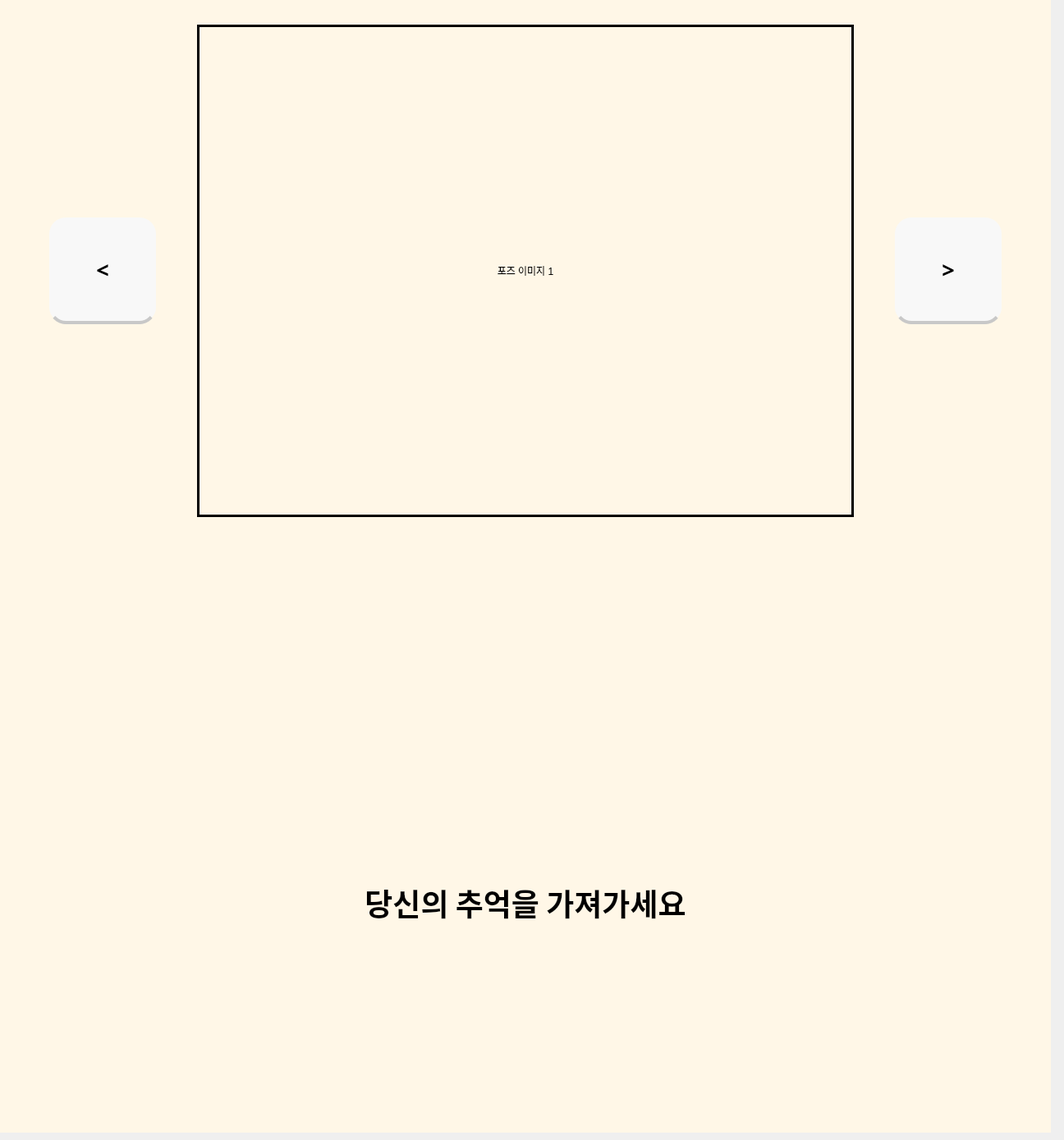
<?xml version="1.0" encoding="UTF-8"?>
<ui version="4.0">
 <class>MainWindow</class>
 <widget class="QMainWindow" name="MainWindow">
  <property name="geometry">
   <rect>
    <x>0</x>
    <y>0</y>
    <width>1296</width>
    <height>1389</height>
   </rect>
  </property>
  <property name="windowTitle">
   <string>MainWindow</string>
  </property>
  <widget class="QWidget" name="centralwidget">
   <widget class="QStackedWidget" name="stack">
    <property name="geometry">
     <rect>
      <x>0</x>
      <y>660</y>
      <width>1280</width>
      <height>720</height>
     </rect>
    </property>
    <property name="sizePolicy">
     <sizepolicy hsizetype="Fixed" vsizetype="Fixed">
      <horstretch>0</horstretch>
      <verstretch>0</verstretch>
     </sizepolicy>
    </property>
    <property name="styleSheet">
     <string notr="true">background-color : #FFF7E7</string>
    </property>
    <property name="currentIndex">
     <number>6</number>
    </property>
    <widget class="QWidget" name="InitPage">
     <widget class="QLabel" name="label">
      <property name="geometry">
       <rect>
        <x>4</x>
        <y>330</y>
        <width>1271</width>
        <height>60</height>
       </rect>
      </property>
      <property name="font">
       <font>
        <family>Leferi Base Type</family>
        <weight>75</weight>
        <bold>true</bold>
       </font>
      </property>
      <property name="layoutDirection">
       <enum>Qt::LeftToRight</enum>
      </property>
      <property name="styleSheet">
       <string notr="true">color : #000000</string>
      </property>
      <property name="text">
       <string>&lt;html&gt;&lt;head/&gt;&lt;body&gt;&lt;p align=&quot;center&quot;&gt;&lt;span style=&quot; font-size:16pt; font-weight:600;&quot;&gt;터치하여 PhoRest를 시작해 보세요&lt;/span&gt;&lt;/p&gt;&lt;/body&gt;&lt;/html&gt;</string>
      </property>
      <property name="alignment">
       <set>Qt::AlignCenter</set>
      </property>
     </widget>
    </widget>
    <widget class="QWidget" name="ChoosePeoplePage">
     <widget class="QLabel" name="label_3">
      <property name="geometry">
       <rect>
        <x>220</x>
        <y>20</y>
        <width>840</width>
        <height>100</height>
       </rect>
      </property>
      <property name="font">
       <font>
        <family>Leferi Point Type Special</family>
        <weight>50</weight>
        <bold>false</bold>
       </font>
      </property>
      <property name="text">
       <string>&lt;html&gt;&lt;head/&gt;&lt;body&gt;&lt;p align=&quot;center&quot;&gt;&lt;span style=&quot; font-size:26pt; font-weight:400;&quot;&gt;촬영할 인원수를 선택해주세요&lt;/span&gt;&lt;/p&gt;&lt;/body&gt;&lt;/html&gt;</string>
      </property>
     </widget>
     <widget class="QPushButton" name="NextBtn">
      <property name="geometry">
       <rect>
        <x>1070</x>
        <y>40</y>
        <width>160</width>
        <height>100</height>
       </rect>
      </property>
      <property name="font">
       <font>
        <family>Leferi Point Type Special</family>
        <pointsize>20</pointsize>
        <weight>50</weight>
        <bold>false</bold>
       </font>
      </property>
      <property name="styleSheet">
       <string notr="true">QPushButton{
	color: black;
    background-color: #F8F8F8		;
    padding: 12px;
    border-bottom: 4px solid #c8c8c8;
	border-radius: 20%;
}</string>
      </property>
      <property name="text">
       <string>다음</string>
      </property>
     </widget>
     <widget class="QWidget" name="gridLayoutWidget">
      <property name="geometry">
       <rect>
        <x>10</x>
        <y>170</y>
        <width>1261</width>
        <height>521</height>
       </rect>
      </property>
      <layout class="QGridLayout" name="gridLayout">
       <property name="leftMargin">
        <number>50</number>
       </property>
       <property name="topMargin">
        <number>20</number>
       </property>
       <property name="rightMargin">
        <number>50</number>
       </property>
       <property name="bottomMargin">
        <number>20</number>
       </property>
       <property name="horizontalSpacing">
        <number>100</number>
       </property>
       <property name="verticalSpacing">
        <number>50</number>
       </property>
       <item row="0" column="2">
        <widget class="QPushButton" name="Btn3">
         <property name="sizePolicy">
          <sizepolicy hsizetype="Preferred" vsizetype="Preferred">
           <horstretch>0</horstretch>
           <verstretch>0</verstretch>
          </sizepolicy>
         </property>
         <property name="font">
          <font>
           <family>Leferi Base Type Bold</family>
           <pointsize>36</pointsize>
           <weight>75</weight>
           <bold>true</bold>
          </font>
         </property>
         <property name="styleSheet">
          <string notr="true">QPushButton{
	color: black;
    background-color: #F8F8F8		;
    padding: 12px;
    border-bottom: 4px solid #c8c8c8;
	border-radius: 50%;
}</string>
         </property>
         <property name="text">
          <string>3명</string>
         </property>
        </widget>
       </item>
       <item row="0" column="0">
        <widget class="QPushButton" name="Btn1">
         <property name="enabled">
          <bool>true</bool>
         </property>
         <property name="sizePolicy">
          <sizepolicy hsizetype="Preferred" vsizetype="Preferred">
           <horstretch>0</horstretch>
           <verstretch>0</verstretch>
          </sizepolicy>
         </property>
         <property name="font">
          <font>
           <family>Leferi Base Type Bold</family>
           <pointsize>36</pointsize>
           <weight>75</weight>
           <bold>true</bold>
          </font>
         </property>
         <property name="contextMenuPolicy">
          <enum>Qt::DefaultContextMenu</enum>
         </property>
         <property name="styleSheet">
          <string notr="true">QPushButton{
	color: black;
    background-color: #F8F8F8		;
    padding: 12px;
    border-bottom: 4px solid #c8c8c8;
	border-radius: 50%;
}</string>
         </property>
         <property name="text">
          <string>1명</string>
         </property>
        </widget>
       </item>
       <item row="0" column="1">
        <widget class="QPushButton" name="Btn2">
         <property name="sizePolicy">
          <sizepolicy hsizetype="Preferred" vsizetype="Preferred">
           <horstretch>0</horstretch>
           <verstretch>0</verstretch>
          </sizepolicy>
         </property>
         <property name="font">
          <font>
           <family>Leferi Base Type Bold</family>
           <pointsize>36</pointsize>
           <weight>75</weight>
           <bold>true</bold>
          </font>
         </property>
         <property name="styleSheet">
          <string notr="true">QPushButton{
	color: black;
    background-color: #F8F8F8		;
    padding: 12px;
    border-bottom: 4px solid #c8c8c8;
	border-radius: 50%;
}</string>
         </property>
         <property name="text">
          <string>2명</string>
         </property>
        </widget>
       </item>
       <item row="1" column="2">
        <widget class="QPushButton" name="Btn6">
         <property name="sizePolicy">
          <sizepolicy hsizetype="Preferred" vsizetype="Preferred">
           <horstretch>0</horstretch>
           <verstretch>0</verstretch>
          </sizepolicy>
         </property>
         <property name="font">
          <font>
           <family>Leferi Base Type Bold</family>
           <pointsize>36</pointsize>
           <weight>75</weight>
           <bold>true</bold>
          </font>
         </property>
         <property name="styleSheet">
          <string notr="true">QPushButton{
	color: black;
    background-color: #F8F8F8		;
    padding: 12px;
    border-bottom: 4px solid #c8c8c8;
	border-radius: 50%;
}</string>
         </property>
         <property name="text">
          <string>6명</string>
         </property>
        </widget>
       </item>
       <item row="1" column="1">
        <widget class="QPushButton" name="Btn5">
         <property name="sizePolicy">
          <sizepolicy hsizetype="Preferred" vsizetype="Preferred">
           <horstretch>0</horstretch>
           <verstretch>0</verstretch>
          </sizepolicy>
         </property>
         <property name="font">
          <font>
           <family>Leferi Base Type Bold</family>
           <pointsize>36</pointsize>
           <weight>75</weight>
           <bold>true</bold>
          </font>
         </property>
         <property name="styleSheet">
          <string notr="true">QPushButton{
	color: black;
    background-color: #F8F8F8		;
    padding: 12px;
    border-bottom: 4px solid #c8c8c8;
	border-radius: 50%;
}</string>
         </property>
         <property name="text">
          <string>5명</string>
         </property>
        </widget>
       </item>
       <item row="1" column="0">
        <widget class="QPushButton" name="Btn4">
         <property name="sizePolicy">
          <sizepolicy hsizetype="Preferred" vsizetype="Preferred">
           <horstretch>0</horstretch>
           <verstretch>0</verstretch>
          </sizepolicy>
         </property>
         <property name="font">
          <font>
           <family>Leferi Base Type Bold</family>
           <pointsize>36</pointsize>
           <weight>75</weight>
           <bold>true</bold>
          </font>
         </property>
         <property name="styleSheet">
          <string notr="true">QPushButton{
	color: black;
    background-color: #F8F8F8		;
    padding: 12px;
    border-bottom: 4px solid #c8c8c8;
	border-radius: 50%;
}</string>
         </property>
         <property name="text">
          <string>4명</string>
         </property>
        </widget>
       </item>
      </layout>
     </widget>
     <widget class="QLabel" name="label_7">
      <property name="geometry">
       <rect>
        <x>220</x>
        <y>110</y>
        <width>831</width>
        <height>41</height>
       </rect>
      </property>
      <property name="font">
       <font>
        <family>Leferi Point Type Special</family>
        <pointsize>16</pointsize>
        <weight>50</weight>
        <bold>false</bold>
       </font>
      </property>
      <property name="text">
       <string>&lt;html&gt;&lt;head/&gt;&lt;body&gt;&lt;p align=&quot;center&quot;&gt;&lt;span style=&quot; font-size:14pt;&quot;&gt;버튼을 클릭하면 위쪽 화면에 추천 포즈가 나타납니다&lt;/span&gt;&lt;/p&gt;&lt;/body&gt;&lt;/html&gt;</string>
      </property>
     </widget>
    </widget>
    <widget class="QWidget" name="ShotPage">
     <widget class="QPushButton" name="Btn_Already">
      <property name="geometry">
       <rect>
        <x>410</x>
        <y>260</y>
        <width>460</width>
        <height>200</height>
       </rect>
      </property>
      <property name="font">
       <font>
        <family>Leferi Base Type Bold</family>
        <pointsize>24</pointsize>
        <weight>75</weight>
        <bold>true</bold>
       </font>
      </property>
      <property name="autoFillBackground">
       <bool>false</bool>
      </property>
      <property name="styleSheet">
       <string notr="true">QPushButton{
	color: black;
    background-color: #F8F8F8		;
    padding: 12px;
    border-radius: 4px;
    border-bottom: 4px solid #c8c8c8;
	border-radius: 20px;
}</string>
      </property>
      <property name="text">
       <string>촬영 시작</string>
      </property>
      <property name="autoDefault">
       <bool>false</bool>
      </property>
      <property name="default">
       <bool>false</bool>
      </property>
      <property name="flat">
       <bool>false</bool>
      </property>
     </widget>
     <widget class="QPushButton" name="Btn_Back_2">
      <property name="geometry">
       <rect>
        <x>40</x>
        <y>40</y>
        <width>160</width>
        <height>100</height>
       </rect>
      </property>
      <property name="font">
       <font>
        <family>Leferi Base Type Bold</family>
        <pointsize>14</pointsize>
        <weight>75</weight>
        <bold>true</bold>
       </font>
      </property>
      <property name="styleSheet">
       <string notr="true">QPushButton{
	color: black;
    background-color: #F8F8F8		;
    padding: 12px;
    border-radius: 4px;
    border-bottom: 4px solid #c8c8c8;
	border-radius: 20px;
}</string>
      </property>
      <property name="text">
       <string>뒤로</string>
      </property>
     </widget>
    </widget>
    <widget class="QWidget" name="PhotoPage">
     <widget class="QWidget" name="gridLayoutWidget_3">
      <property name="geometry">
       <rect>
        <x>40</x>
        <y>160</y>
        <width>1201</width>
        <height>541</height>
       </rect>
      </property>
      <layout class="QGridLayout" name="gridLayout_3">
       <property name="leftMargin">
        <number>85</number>
       </property>
       <property name="topMargin">
        <number>25</number>
       </property>
       <property name="rightMargin">
        <number>85</number>
       </property>
       <property name="bottomMargin">
        <number>25</number>
       </property>
       <property name="horizontalSpacing">
        <number>142</number>
       </property>
       <property name="verticalSpacing">
        <number>32</number>
       </property>
       <item row="1" column="0">
        <widget class="QLabel" name="Photo3">
         <property name="font">
          <font>
           <family>Leferi Base Type Bold</family>
           <pointsize>72</pointsize>
           <weight>75</weight>
           <bold>true</bold>
          </font>
         </property>
         <property name="styleSheet">
          <string notr="true">QLabel{
	border : 3px double #000000;
}</string>
         </property>
         <property name="text">
          <string>3</string>
         </property>
         <property name="alignment">
          <set>Qt::AlignCenter</set>
         </property>
        </widget>
       </item>
       <item row="0" column="0">
        <widget class="QLabel" name="Photo1">
         <property name="font">
          <font>
           <family>Leferi Base Type Bold</family>
           <pointsize>72</pointsize>
           <weight>75</weight>
           <bold>true</bold>
          </font>
         </property>
         <property name="styleSheet">
          <string notr="true">QLabel{
	border : 3px double #000000;
}</string>
         </property>
         <property name="text">
          <string>1</string>
         </property>
         <property name="alignment">
          <set>Qt::AlignCenter</set>
         </property>
        </widget>
       </item>
       <item row="0" column="1">
        <widget class="QLabel" name="Photo2">
         <property name="font">
          <font>
           <family>Leferi Base Type Bold</family>
           <pointsize>72</pointsize>
           <weight>75</weight>
           <bold>true</bold>
          </font>
         </property>
         <property name="styleSheet">
          <string notr="true">QLabel{
	border : 3px double #000000;
}</string>
         </property>
         <property name="text">
          <string>2</string>
         </property>
         <property name="alignment">
          <set>Qt::AlignCenter</set>
         </property>
        </widget>
       </item>
       <item row="1" column="1">
        <widget class="QLabel" name="Photo4">
         <property name="font">
          <font>
           <family>Leferi Base Type Bold</family>
           <pointsize>72</pointsize>
           <weight>75</weight>
           <bold>true</bold>
          </font>
         </property>
         <property name="styleSheet">
          <string notr="true">QLabel{
	border : 3px double #000000;
}</string>
         </property>
         <property name="text">
          <string>4</string>
         </property>
         <property name="alignment">
          <set>Qt::AlignCenter</set>
         </property>
        </widget>
       </item>
      </layout>
     </widget>
     <widget class="QPushButton" name="NextBtn_3">
      <property name="geometry">
       <rect>
        <x>1070</x>
        <y>40</y>
        <width>160</width>
        <height>100</height>
       </rect>
      </property>
      <property name="font">
       <font>
        <family>Leferi Base Type Bold</family>
        <pointsize>20</pointsize>
        <weight>75</weight>
        <bold>true</bold>
       </font>
      </property>
      <property name="styleSheet">
       <string notr="true">QPushButton{
	color: black;
    background-color: #F8F8F8		;
    padding: 12px;
    border-radius: 4px;
    border-bottom: 4px solid #c8c8c8;
	border-radius: 20px;
}</string>
      </property>
      <property name="text">
       <string>&gt;</string>
      </property>
     </widget>
     <widget class="QLabel" name="label_2">
      <property name="geometry">
       <rect>
        <x>40</x>
        <y>160</y>
        <width>1200</width>
        <height>540</height>
       </rect>
      </property>
      <property name="styleSheet">
       <string notr="true">QLabel{
	border : 3px solid black;
}</string>
      </property>
      <property name="text">
       <string/>
      </property>
     </widget>
     <zorder>label_2</zorder>
     <zorder>gridLayoutWidget_3</zorder>
     <zorder>NextBtn_3</zorder>
    </widget>
    <widget class="QWidget" name="ChooseFramePage">
     <widget class="QLabel" name="label_5">
      <property name="geometry">
       <rect>
        <x>220</x>
        <y>40</y>
        <width>840</width>
        <height>100</height>
       </rect>
      </property>
      <property name="font">
       <font>
        <family>Leferi Point Type Special</family>
        <weight>50</weight>
        <bold>false</bold>
       </font>
      </property>
      <property name="text">
       <string>&lt;html&gt;&lt;head/&gt;&lt;body&gt;&lt;p align=&quot;center&quot;&gt;&lt;span style=&quot; font-size:26pt;&quot;&gt;사용할 프레임을 선택해주세요&lt;/span&gt;&lt;/p&gt;&lt;/body&gt;&lt;/html&gt;</string>
      </property>
     </widget>
     <widget class="QPushButton" name="PrintBtn">
      <property name="geometry">
       <rect>
        <x>1070</x>
        <y>40</y>
        <width>160</width>
        <height>100</height>
       </rect>
      </property>
      <property name="font">
       <font>
        <family>Leferi Base Type Bold</family>
        <pointsize>20</pointsize>
        <weight>75</weight>
        <bold>true</bold>
       </font>
      </property>
      <property name="styleSheet">
       <string notr="true">QPushButton{
	color: black;
    background-color: #F8F8F8		;
    padding: 12px;
    border-radius: 4px;
    border-bottom: 4px solid #c8c8c8;
	border-radius: 20px;
}</string>
      </property>
      <property name="text">
       <string>다음</string>
      </property>
     </widget>
     <widget class="QPushButton" name="ApplyBtn">
      <property name="geometry">
       <rect>
        <x>1120</x>
        <y>570</y>
        <width>140</width>
        <height>80</height>
       </rect>
      </property>
      <property name="font">
       <font>
        <family>Leferi Base Type Bold</family>
        <pointsize>16</pointsize>
        <weight>75</weight>
        <bold>true</bold>
       </font>
      </property>
      <property name="styleSheet">
       <string notr="true">QPushButton{
	color: black;
    background-color: #F8F8F8		;
    padding: 12px;
    border-radius: 4px;
    border-bottom: 4px solid #c8c8c8;
	border-radius: 20px;
}</string>
      </property>
      <property name="text">
       <string>적용</string>
      </property>
     </widget>
     <widget class="QLineEdit" name="Frame_Id">
      <property name="geometry">
       <rect>
        <x>850</x>
        <y>570</y>
        <width>250</width>
        <height>80</height>
       </rect>
      </property>
      <property name="font">
       <font>
        <family>Leferi Base Type</family>
        <pointsize>20</pointsize>
        <weight>75</weight>
        <bold>true</bold>
       </font>
      </property>
      <property name="styleSheet">
       <string notr="true"/>
      </property>
      <property name="text">
       <string/>
      </property>
      <property name="alignment">
       <set>Qt::AlignCenter</set>
      </property>
     </widget>
     <widget class="QPushButton" name="Basic_Frame_1">
      <property name="geometry">
       <rect>
        <x>110</x>
        <y>170</y>
        <width>300</width>
        <height>80</height>
       </rect>
      </property>
      <property name="styleSheet">
       <string notr="true">background-color : #FFFFFF</string>
      </property>
      <property name="text">
       <string/>
      </property>
     </widget>
     <widget class="QPushButton" name="Basic_Frame_2">
      <property name="geometry">
       <rect>
        <x>110</x>
        <y>310</y>
        <width>300</width>
        <height>80</height>
       </rect>
      </property>
      <property name="styleSheet">
       <string notr="true">background-color : #DEFF99</string>
      </property>
      <property name="text">
       <string/>
      </property>
     </widget>
     <widget class="QPushButton" name="Basic_Frame_3">
      <property name="geometry">
       <rect>
        <x>110</x>
        <y>450</y>
        <width>300</width>
        <height>80</height>
       </rect>
      </property>
      <property name="styleSheet">
       <string notr="true">background-color : #BDD0FF	</string>
      </property>
      <property name="text">
       <string/>
      </property>
     </widget>
     <widget class="QPushButton" name="Basic_Frame_4">
      <property name="geometry">
       <rect>
        <x>110</x>
        <y>580</y>
        <width>300</width>
        <height>80</height>
       </rect>
      </property>
      <property name="styleSheet">
       <string notr="true">background-color : #B871FF</string>
      </property>
      <property name="text">
       <string/>
      </property>
     </widget>
     <widget class="QPushButton" name="Basic_Frame_5">
      <property name="geometry">
       <rect>
        <x>470</x>
        <y>170</y>
        <width>300</width>
        <height>80</height>
       </rect>
      </property>
      <property name="styleSheet">
       <string notr="true">background-color : #000000
</string>
      </property>
      <property name="text">
       <string/>
      </property>
     </widget>
     <widget class="QPushButton" name="Basic_Frame_6">
      <property name="geometry">
       <rect>
        <x>470</x>
        <y>310</y>
        <width>300</width>
        <height>80</height>
       </rect>
      </property>
      <property name="styleSheet">
       <string notr="true">border-image:url('./BasicFrame/stripe.jpg')</string>
      </property>
      <property name="text">
       <string/>
      </property>
     </widget>
     <widget class="QPushButton" name="Basic_Frame_7">
      <property name="geometry">
       <rect>
        <x>470</x>
        <y>450</y>
        <width>300</width>
        <height>80</height>
       </rect>
      </property>
      <property name="styleSheet">
       <string notr="true">border-image:url('./BasicFrame/ddangddang.png')</string>
      </property>
      <property name="text">
       <string/>
      </property>
     </widget>
     <widget class="QPushButton" name="Basic_Frame_8">
      <property name="geometry">
       <rect>
        <x>470</x>
        <y>570</y>
        <width>300</width>
        <height>80</height>
       </rect>
      </property>
      <property name="styleSheet">
       <string notr="true">background-color : #84FFF8
</string>
      </property>
      <property name="text">
       <string/>
      </property>
     </widget>
     <widget class="QLabel" name="label_6">
      <property name="geometry">
       <rect>
        <x>859</x>
        <y>160</y>
        <width>391</width>
        <height>61</height>
       </rect>
      </property>
      <property name="font">
       <font>
        <family>Leferi Point Type Special</family>
        <weight>50</weight>
        <bold>false</bold>
       </font>
      </property>
      <property name="text">
       <string>&lt;html&gt;&lt;head/&gt;&lt;body&gt;&lt;p align=&quot;center&quot;&gt;&lt;span style=&quot; font-size:12pt;&quot;&gt;더 많은 프레임 적용하기&lt;/span&gt;&lt;/p&gt;&lt;/body&gt;&lt;/html&gt;</string>
      </property>
     </widget>
     <widget class="QLabel" name="label_4">
      <property name="geometry">
       <rect>
        <x>940</x>
        <y>240</y>
        <width>250</width>
        <height>250</height>
       </rect>
      </property>
      <property name="styleSheet">
       <string notr="true">border-image:url('./QR_Dummy.png')</string>
      </property>
      <property name="text">
       <string/>
      </property>
     </widget>
     <widget class="QLabel" name="label_8">
      <property name="geometry">
       <rect>
        <x>849</x>
        <y>500</y>
        <width>401</width>
        <height>61</height>
       </rect>
      </property>
      <property name="font">
       <font>
        <family>Leferi Point Type Special</family>
        <weight>50</weight>
        <bold>false</bold>
       </font>
      </property>
      <property name="text">
       <string>&lt;html&gt;&lt;head/&gt;&lt;body&gt;&lt;p align=&quot;center&quot;&gt;&lt;span style=&quot; font-size:8pt;&quot;&gt;프레임 번호를 입력 후 적용 버튼을 눌러주세요&lt;/span&gt;&lt;/p&gt;&lt;/body&gt;&lt;/html&gt;</string>
      </property>
     </widget>
    </widget>
    <widget class="QWidget" name="PrintingPage">
     <widget class="QLabel" name="label_10">
      <property name="geometry">
       <rect>
        <x>250</x>
        <y>270</y>
        <width>691</width>
        <height>161</height>
       </rect>
      </property>
      <property name="text">
       <string>&lt;html&gt;&lt;head/&gt;&lt;body&gt;&lt;p align=&quot;center&quot;&gt;이 화면 건너 뛰네;;&lt;/p&gt;&lt;/body&gt;&lt;/html&gt;</string>
      </property>
     </widget>
    </widget>
    <widget class="QWidget" name="DonePrinting">
     <widget class="QLabel" name="label_11">
      <property name="geometry">
       <rect>
        <x>0</x>
        <y>350</y>
        <width>1280</width>
        <height>180</height>
       </rect>
      </property>
      <property name="font">
       <font>
        <family>Leferi Base Type Bold</family>
        <weight>75</weight>
        <bold>true</bold>
       </font>
      </property>
      <property name="text">
       <string>&lt;html&gt;&lt;head/&gt;&lt;body&gt;&lt;p align=&quot;center&quot;&gt;&lt;span style=&quot; font-size:28pt;&quot;&gt;당신의 추억을 가져가세요&lt;/span&gt;&lt;/p&gt;&lt;/body&gt;&lt;/html&gt;</string>
      </property>
     </widget>
     <widget class="QLabel" name="LogoImg_2">
      <property name="geometry">
       <rect>
        <x>540</x>
        <y>160</y>
        <width>200</width>
        <height>200</height>
       </rect>
      </property>
      <property name="styleSheet">
       <string notr="true">border-image:url('./logo.png')</string>
      </property>
      <property name="text">
       <string/>
      </property>
      <property name="alignment">
       <set>Qt::AlignCenter</set>
      </property>
     </widget>
    </widget>
   </widget>
   <widget class="QStackedWidget" name="TopStack">
    <property name="geometry">
     <rect>
      <x>0</x>
      <y>0</y>
      <width>1280</width>
      <height>660</height>
     </rect>
    </property>
    <property name="sizePolicy">
     <sizepolicy hsizetype="Fixed" vsizetype="Fixed">
      <horstretch>0</horstretch>
      <verstretch>0</verstretch>
     </sizepolicy>
    </property>
    <property name="styleSheet">
     <string notr="true">background-color : #FFF7E7</string>
    </property>
    <property name="currentIndex">
     <number>1</number>
    </property>
    <widget class="QWidget" name="LogoPage">
     <widget class="QLabel" name="LogoImg">
      <property name="geometry">
       <rect>
        <x>540</x>
        <y>230</y>
        <width>200</width>
        <height>200</height>
       </rect>
      </property>
      <property name="styleSheet">
       <string notr="true">border-image:url('./logo.png')</string>
      </property>
      <property name="text">
       <string/>
      </property>
      <property name="alignment">
       <set>Qt::AlignCenter</set>
      </property>
     </widget>
    </widget>
    <widget class="QWidget" name="RecommandPosePage">
     <widget class="QPushButton" name="LeftBtn">
      <property name="geometry">
       <rect>
        <x>60</x>
        <y>265</y>
        <width>130</width>
        <height>130</height>
       </rect>
      </property>
      <property name="font">
       <font>
        <family>Leferi Base Type Bold</family>
        <pointsize>20</pointsize>
        <weight>75</weight>
        <bold>true</bold>
       </font>
      </property>
      <property name="styleSheet">
       <string notr="true">QPushButton{
	color: black;
    background-color: #F8F8F8		;
    padding: 12px;
    border-bottom: 4px solid #c8c8c8;
	border-radius: 20%;
}</string>
      </property>
      <property name="text">
       <string>&lt;</string>
      </property>
     </widget>
     <widget class="QPushButton" name="RightBtn">
      <property name="geometry">
       <rect>
        <x>1090</x>
        <y>265</y>
        <width>130</width>
        <height>130</height>
       </rect>
      </property>
      <property name="font">
       <font>
        <family>Leferi Base Type Bold</family>
        <pointsize>20</pointsize>
        <weight>75</weight>
        <bold>true</bold>
       </font>
      </property>
      <property name="styleSheet">
       <string notr="true">QPushButton{
	color: black;
    background-color: #F8F8F8		;
    padding: 12px;
    border-bottom: 4px solid #c8c8c8;
	border-radius: 20%;
}</string>
      </property>
      <property name="text">
       <string>&gt;</string>
      </property>
     </widget>
     <widget class="QStackedWidget" name="PoseStack">
      <property name="geometry">
       <rect>
        <x>200</x>
        <y>10</y>
        <width>880</width>
        <height>640</height>
       </rect>
      </property>
      <property name="currentIndex">
       <number>0</number>
      </property>
      <widget class="QWidget" name="page1">
       <widget class="QLabel" name="PoseImg_1">
        <property name="geometry">
         <rect>
          <x>40</x>
          <y>20</y>
          <width>800</width>
          <height>600</height>
         </rect>
        </property>
        <property name="styleSheet">
         <string notr="true">QLabel{
	border : 3px solid black;
}</string>
        </property>
        <property name="text">
         <string>포즈 이미지 1</string>
        </property>
        <property name="alignment">
         <set>Qt::AlignCenter</set>
        </property>
       </widget>
      </widget>
      <widget class="QWidget" name="page2">
       <widget class="QLabel" name="PoseImg_2">
        <property name="geometry">
         <rect>
          <x>40</x>
          <y>20</y>
          <width>800</width>
          <height>600</height>
         </rect>
        </property>
        <property name="styleSheet">
         <string notr="true">QLabel{
	border : 3px solid black;
}</string>
        </property>
        <property name="text">
         <string>포즈 이미지 2</string>
        </property>
        <property name="alignment">
         <set>Qt::AlignCenter</set>
        </property>
       </widget>
      </widget>
      <widget class="QWidget" name="page3">
       <widget class="QLabel" name="PoseImg_3">
        <property name="geometry">
         <rect>
          <x>40</x>
          <y>20</y>
          <width>800</width>
          <height>600</height>
         </rect>
        </property>
        <property name="styleSheet">
         <string notr="true">QLabel{
	border : 3px solid black;
}</string>
        </property>
        <property name="text">
         <string>포즈 이미지 3</string>
        </property>
        <property name="alignment">
         <set>Qt::AlignCenter</set>
        </property>
       </widget>
      </widget>
      <widget class="QWidget" name="page4">
       <widget class="QLabel" name="PoseImg_4">
        <property name="geometry">
         <rect>
          <x>40</x>
          <y>20</y>
          <width>800</width>
          <height>600</height>
         </rect>
        </property>
        <property name="styleSheet">
         <string notr="true">QLabel{
	border : 3px solid black;
}</string>
        </property>
        <property name="text">
         <string>포즈 이미지 4</string>
        </property>
        <property name="alignment">
         <set>Qt::AlignCenter</set>
        </property>
       </widget>
      </widget>
      <widget class="QWidget" name="page5">
       <widget class="QLabel" name="PoseImg_5">
        <property name="geometry">
         <rect>
          <x>40</x>
          <y>20</y>
          <width>800</width>
          <height>600</height>
         </rect>
        </property>
        <property name="styleSheet">
         <string notr="true">QLabel{
	border : 3px solid black;
}</string>
        </property>
        <property name="text">
         <string>포즈 이미지 5</string>
        </property>
        <property name="alignment">
         <set>Qt::AlignCenter</set>
        </property>
       </widget>
      </widget>
     </widget>
    </widget>
    <widget class="QWidget" name="ShotPage_Top">
     <widget class="QLabel" name="Label_Camera">
      <property name="geometry">
       <rect>
        <x>240</x>
        <y>30</y>
        <width>800</width>
        <height>600</height>
       </rect>
      </property>
      <property name="styleSheet">
       <string notr="true">QLabel{
	border : 3px solid black;
}</string>
      </property>
      <property name="text">
       <string>카메라 화면 띄워줄 공간</string>
      </property>
      <property name="alignment">
       <set>Qt::AlignCenter</set>
      </property>
     </widget>
     <widget class="QLabel" name="Label_Timer">
      <property name="geometry">
       <rect>
        <x>30</x>
        <y>40</y>
        <width>161</width>
        <height>201</height>
       </rect>
      </property>
      <property name="font">
       <font>
        <family>Leferi Base Type Bold</family>
        <pointsize>36</pointsize>
        <weight>75</weight>
        <bold>true</bold>
       </font>
      </property>
      <property name="text">
       <string>&lt;html&gt;&lt;head/&gt;&lt;body&gt;&lt;p align=&quot;center&quot;&gt;&lt;span style=&quot; font-size:48pt; font-weight:600;&quot;&gt;15&lt;/span&gt;&lt;/p&gt;&lt;/body&gt;&lt;/html&gt;</string>
      </property>
      <property name="alignment">
       <set>Qt::AlignCenter</set>
      </property>
     </widget>
    </widget>
    <widget class="QWidget" name="CheckPhoto">
     <widget class="QLabel" name="Top_Big_Photo">
      <property name="geometry">
       <rect>
        <x>240</x>
        <y>30</y>
        <width>800</width>
        <height>600</height>
       </rect>
      </property>
      <property name="styleSheet">
       <string notr="true">QLabel{
	border : 3px solid black;
}</string>
      </property>
      <property name="text">
       <string>이미지 크게 보여줄 공간</string>
      </property>
      <property name="alignment">
       <set>Qt::AlignCenter</set>
      </property>
     </widget>
    </widget>
    <widget class="QWidget" name="SuccessPage">
     <widget class="QLabel" name="PhotoPlusFrame">
      <property name="geometry">
       <rect>
        <x>200</x>
        <y>30</y>
        <width>900</width>
        <height>600</height>
       </rect>
      </property>
      <property name="contextMenuPolicy">
       <enum>Qt::DefaultContextMenu</enum>
      </property>
      <property name="styleSheet">
       <string notr="true">QLabel{
	border : 3px solid black;
}</string>
      </property>
      <property name="text">
       <string>프레임 적용 이미지를 띄워줄 예정</string>
      </property>
      <property name="alignment">
       <set>Qt::AlignCenter</set>
      </property>
     </widget>
    </widget>
   </widget>
  </widget>
 </widget>
 <resources/>
 <connections>
  <connection>
   <sender>NextBtn</sender>
   <signal>clicked()</signal>
   <receiver>MainWindow</receiver>
   <slot>NextBottomButton_to_2()</slot>
   <hints>
    <hint type="sourcelabel">
     <x>1140</x>
     <y>700</y>
    </hint>
    <hint type="destinationlabel">
     <x>841</x>
     <y>120</y>
    </hint>
   </hints>
  </connection>
  <connection>
   <sender>Btn1</sender>
   <signal>clicked()</signal>
   <receiver>MainWindow</receiver>
   <slot>Press_Btn1()</slot>
   <hints>
    <hint type="sourcelabel">
     <x>211</x>
     <y>890</y>
    </hint>
    <hint type="destinationlabel">
     <x>860</x>
     <y>222</y>
    </hint>
   </hints>
  </connection>
  <connection>
   <sender>Btn2</sender>
   <signal>clicked()</signal>
   <receiver>MainWindow</receiver>
   <slot>Press_Btn2()</slot>
   <hints>
    <hint type="sourcelabel">
     <x>590</x>
     <y>890</y>
    </hint>
    <hint type="destinationlabel">
     <x>834</x>
     <y>234</y>
    </hint>
   </hints>
  </connection>
  <connection>
   <sender>Btn3</sender>
   <signal>clicked()</signal>
   <receiver>MainWindow</receiver>
   <slot>Press_Btn3()</slot>
   <hints>
    <hint type="sourcelabel">
     <x>905</x>
     <y>890</y>
    </hint>
    <hint type="destinationlabel">
     <x>861</x>
     <y>255</y>
    </hint>
   </hints>
  </connection>
  <connection>
   <sender>Btn4</sender>
   <signal>clicked()</signal>
   <receiver>MainWindow</receiver>
   <slot>Press_Btn4()</slot>
   <hints>
    <hint type="sourcelabel">
     <x>379</x>
     <y>1186</y>
    </hint>
    <hint type="destinationlabel">
     <x>892</x>
     <y>278</y>
    </hint>
   </hints>
  </connection>
  <connection>
   <sender>Btn5</sender>
   <signal>clicked()</signal>
   <receiver>MainWindow</receiver>
   <slot>Press_Btn5()</slot>
   <hints>
    <hint type="sourcelabel">
     <x>682</x>
     <y>1330</y>
    </hint>
    <hint type="destinationlabel">
     <x>871</x>
     <y>314</y>
    </hint>
   </hints>
  </connection>
  <connection>
   <sender>Btn6</sender>
   <signal>clicked()</signal>
   <receiver>MainWindow</receiver>
   <slot>Press_Btn6()</slot>
   <hints>
    <hint type="sourcelabel">
     <x>1220</x>
     <y>1330</y>
    </hint>
    <hint type="destinationlabel">
     <x>877</x>
     <y>353</y>
    </hint>
   </hints>
  </connection>
  <connection>
   <sender>Btn_Already</sender>
   <signal>clicked()</signal>
   <receiver>MainWindow</receiver>
   <slot>Press_PreparedBtn()</slot>
   <hints>
    <hint type="sourcelabel">
     <x>474</x>
     <y>890</y>
    </hint>
    <hint type="destinationlabel">
     <x>841</x>
     <y>266</y>
    </hint>
   </hints>
  </connection>
  <connection>
   <sender>Btn_Back_2</sender>
   <signal>clicked()</signal>
   <receiver>MainWindow</receiver>
   <slot>Press_Back()</slot>
   <hints>
    <hint type="sourcelabel">
     <x>89</x>
     <y>700</y>
    </hint>
    <hint type="destinationlabel">
     <x>841</x>
     <y>551</y>
    </hint>
   </hints>
  </connection>
  <connection>
   <sender>NextBtn_3</sender>
   <signal>clicked()</signal>
   <receiver>MainWindow</receiver>
   <slot>NextBottomButton_to_4()</slot>
   <hints>
    <hint type="sourcelabel">
     <x>1160</x>
     <y>1260</y>
    </hint>
    <hint type="destinationlabel">
     <x>838</x>
     <y>896</y>
    </hint>
   </hints>
  </connection>
  <connection>
   <sender>PrintBtn</sender>
   <signal>clicked()</signal>
   <receiver>MainWindow</receiver>
   <slot>Press_Printing()</slot>
   <hints>
    <hint type="sourcelabel">
     <x>1070</x>
     <y>1270</y>
    </hint>
    <hint type="destinationlabel">
     <x>841</x>
     <y>865</y>
    </hint>
   </hints>
  </connection>
  <connection>
   <sender>ApplyBtn</sender>
   <signal>clicked()</signal>
   <receiver>MainWindow</receiver>
   <slot>Press_Applying()</slot>
   <hints>
    <hint type="sourcelabel">
     <x>1150</x>
     <y>730</y>
    </hint>
    <hint type="destinationlabel">
     <x>851</x>
     <y>591</y>
    </hint>
   </hints>
  </connection>
  <connection>
   <sender>Basic_Frame_1</sender>
   <signal>clicked()</signal>
   <receiver>MainWindow</receiver>
   <slot>Press_BasicFrame1()</slot>
   <hints>
    <hint type="sourcelabel">
     <x>295</x>
     <y>985</y>
    </hint>
    <hint type="destinationlabel">
     <x>518</x>
     <y>1388</y>
    </hint>
   </hints>
  </connection>
  <connection>
   <sender>Basic_Frame_2</sender>
   <signal>clicked()</signal>
   <receiver>MainWindow</receiver>
   <slot>Press_BasicFrame2()</slot>
   <hints>
    <hint type="sourcelabel">
     <x>237</x>
     <y>1060</y>
    </hint>
    <hint type="destinationlabel">
     <x>263</x>
     <y>1388</y>
    </hint>
   </hints>
  </connection>
  <connection>
   <sender>Basic_Frame_3</sender>
   <signal>clicked()</signal>
   <receiver>MainWindow</receiver>
   <slot>Press_BasicFrame3()</slot>
   <hints>
    <hint type="sourcelabel">
     <x>158</x>
     <y>1178</y>
    </hint>
    <hint type="destinationlabel">
     <x>192</x>
     <y>1385</y>
    </hint>
   </hints>
  </connection>
  <connection>
   <sender>Basic_Frame_4</sender>
   <signal>clicked()</signal>
   <receiver>MainWindow</receiver>
   <slot>Press_BasicFrame4()</slot>
   <hints>
    <hint type="sourcelabel">
     <x>87</x>
     <y>1275</y>
    </hint>
    <hint type="destinationlabel">
     <x>105</x>
     <y>1388</y>
    </hint>
   </hints>
  </connection>
  <connection>
   <sender>Basic_Frame_5</sender>
   <signal>clicked()</signal>
   <receiver>MainWindow</receiver>
   <slot>Press_BasicFrame5()</slot>
   <hints>
    <hint type="sourcelabel">
     <x>689</x>
     <y>977</y>
    </hint>
    <hint type="destinationlabel">
     <x>640</x>
     <y>1388</y>
    </hint>
   </hints>
  </connection>
  <connection>
   <sender>Basic_Frame_6</sender>
   <signal>clicked()</signal>
   <receiver>MainWindow</receiver>
   <slot>Press_BasicFrame6()</slot>
   <hints>
    <hint type="sourcelabel">
     <x>641</x>
     <y>1080</y>
    </hint>
    <hint type="destinationlabel">
     <x>661</x>
     <y>1385</y>
    </hint>
   </hints>
  </connection>
  <connection>
   <sender>Basic_Frame_7</sender>
   <signal>clicked()</signal>
   <receiver>MainWindow</receiver>
   <slot>Press_BasicFrame7()</slot>
   <hints>
    <hint type="sourcelabel">
     <x>563</x>
     <y>1202</y>
    </hint>
    <hint type="destinationlabel">
     <x>555</x>
     <y>1383</y>
    </hint>
   </hints>
  </connection>
  <connection>
   <sender>Basic_Frame_8</sender>
   <signal>clicked()</signal>
   <receiver>MainWindow</receiver>
   <slot>Press_BasicFrame8()</slot>
   <hints>
    <hint type="sourcelabel">
     <x>525</x>
     <y>1294</y>
    </hint>
    <hint type="destinationlabel">
     <x>571</x>
     <y>1382</y>
    </hint>
   </hints>
  </connection>
  <connection>
   <sender>RightBtn</sender>
   <signal>clicked()</signal>
   <receiver>MainWindow</receiver>
   <slot>Press_RightBtn()</slot>
   <hints>
    <hint type="sourcelabel">
     <x>1173</x>
     <y>304</y>
    </hint>
    <hint type="destinationlabel">
     <x>1286</x>
     <y>88</y>
    </hint>
   </hints>
  </connection>
  <connection>
   <sender>LeftBtn</sender>
   <signal>clicked()</signal>
   <receiver>MainWindow</receiver>
   <slot>Press_LeftBtn()</slot>
   <hints>
    <hint type="sourcelabel">
     <x>95</x>
     <y>335</y>
    </hint>
    <hint type="destinationlabel">
     <x>1289</x>
     <y>148</y>
    </hint>
   </hints>
  </connection>
 </connections>
 <slots>
  <slot>RecommandPose()</slot>
  <slot>NextBottomButton_to_2()</slot>
  <slot>Press_Btn1()</slot>
  <slot>Press_Btn2()</slot>
  <slot>Press_Btn3()</slot>
  <slot>Press_Btn4()</slot>
  <slot>Press_Btn5()</slot>
  <slot>Press_Btn6()</slot>
  <slot>Press_Btn7()</slot>
  <slot>Press_Btn8()</slot>
  <slot>Press_ShotBtn()</slot>
  <slot>Press_Back()</slot>
  <slot>Press_PreparedBtn()</slot>
  <slot>NextBottomButton_to_4()</slot>
  <slot>Press_Printing()</slot>
  <slot>Press_Applying()</slot>
  <slot>Press_PrevBtn()</slot>
  <slot>Press_BasicFrame1()</slot>
  <slot>Press_BasicFrame2()</slot>
  <slot>Press_BasicFrame3()</slot>
  <slot>Press_BasicFrame4()</slot>
  <slot>Press_BasicFrame5()</slot>
  <slot>Press_BasicFrame6()</slot>
  <slot>Press_BasicFrame7()</slot>
  <slot>Press_BasicFrame8()</slot>
  <slot>Press_RightBtn()</slot>
  <slot>Press_LeftBtn()</slot>
 </slots>
</ui>
